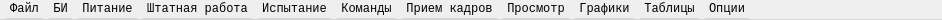
<?xml version="1.0" encoding="UTF-8"?>
<ui version="4.0">
 <class>KiaMenuBar</class>
 <widget class="QMenuBar" name="KiaMenuBar">
  <property name="geometry">
   <rect>
    <x>0</x>
    <y>0</y>
    <width>942</width>
    <height>20</height>
   </rect>
  </property>
  <property name="sizePolicy">
   <sizepolicy hsizetype="Maximum" vsizetype="Minimum">
    <horstretch>0</horstretch>
    <verstretch>0</verstretch>
   </sizepolicy>
  </property>
  <property name="font">
   <font>
    <family>Monospace</family>
    <pointsize>9</pointsize>
   </font>
  </property>
  <property name="windowTitle">
   <string>MenuBar</string>
  </property>
  <property name="defaultUp">
   <bool>false</bool>
  </property>
  <widget class="QMenu" name="menu_bi">
   <property name="title">
    <string>БИ</string>
   </property>
   <widget class="QMenu" name="menu_power">
    <property name="title">
     <string>Питание</string>
    </property>
    <addaction name="power_on"/>
    <addaction name="power_off"/>
    <addaction name="separator"/>
    <addaction name="change_state_power"/>
    <addaction name="set_power_main"/>
    <addaction name="set_power_rezerv"/>
   </widget>
   <widget class="QMenu" name="menu_1s">
    <property name="title">
     <string>Генерация секундной метки</string>
    </property>
    <addaction name="second_mark_on"/>
    <addaction name="second_mark_off"/>
    <addaction name="separator"/>
    <addaction name="change_state_1s"/>
    <addaction name="set_1s_main"/>
    <addaction name="set_1s_rezerv"/>
   </widget>
   <widget class="QMenu" name="menu_imitator">
    <property name="title">
     <string>Имитатор</string>
    </property>
    <addaction name="imitator_on"/>
    <addaction name="imitator_off"/>
   </widget>
   <widget class="QMenu" name="menu_13">
    <property name="title">
     <string>Команды управления</string>
    </property>
    <addaction name="control_power_on"/>
    <addaction name="control_power_off"/>
   </widget>
   <addaction name="menu_power"/>
   <addaction name="menu_1s"/>
   <addaction name="menu_imitator"/>
   <addaction name="menu_13"/>
  </widget>
  <widget class="QMenu" name="menu_4">
   <property name="title">
    <string>Питание</string>
   </property>
   <addaction name="state_on"/>
   <addaction name="state_off"/>
  </widget>
  <widget class="QMenu" name="menu_stated_work">
   <property name="title">
    <string>Штатная работа</string>
   </property>
  </widget>
  <widget class="QMenu" name="menu_all_exp">
   <property name="title">
    <string>Испытание</string>
   </property>
   <widget class="QMenu" name="menu_pci">
    <property name="title">
     <string>Приемо-сдаточные испытания (ПСИ)</string>
    </property>
   </widget>
   <widget class="QMenu" name="menu_res">
    <property name="title">
     <string>Ресурсные испытания</string>
    </property>
   </widget>
   <addaction name="set_auto_exp"/>
   <addaction name="menu_pci"/>
   <addaction name="menu_res"/>
  </widget>
  <widget class="QMenu" name="menu_commands">
   <property name="title">
    <string>Команды</string>
   </property>
  </widget>
  <widget class="QMenu" name="menu_windows">
   <property name="title">
    <string>Просмотр</string>
   </property>
  </widget>
  <widget class="QMenu" name="menu_tables">
   <property name="title">
    <string>Таблицы</string>
   </property>
  </widget>
  <widget class="QMenu" name="menu_settings">
   <property name="title">
    <string>Опции</string>
   </property>
   <addaction name="set_to_define_address_dev"/>
  </widget>
  <widget class="QMenu" name="menu_get_frames">
   <property name="title">
    <string>Прием кадров</string>
   </property>
  </widget>
  <widget class="QMenu" name="menu_plots">
   <property name="title">
    <string>Графики</string>
   </property>
  </widget>
  <widget class="QMenu" name="menu_file">
   <property name="title">
    <string>Файл</string>
   </property>
   <widget class="QMenu" name="menu_profile">
    <property name="title">
     <string>Профиль</string>
    </property>
    <addaction name="add_profile"/>
   </widget>
   <addaction name="menu_profile"/>
  </widget>
  <action name="power_on">
   <property name="text">
    <string>Включить</string>
   </property>
   <property name="shortcut">
    <string>Ctrl+P</string>
   </property>
  </action>
  <action name="power_off">
   <property name="text">
    <string>Отключить</string>
   </property>
   <property name="shortcut">
    <string>Alt+P</string>
   </property>
  </action>
  <action name="second_mark_on">
   <property name="text">
    <string>Включить</string>
   </property>
   <property name="shortcut">
    <string>Ctrl+S</string>
   </property>
  </action>
  <action name="second_mark_off">
   <property name="text">
    <string>Отключить</string>
   </property>
   <property name="shortcut">
    <string>Alt+S</string>
   </property>
  </action>
  <action name="state_on">
   <property name="text">
    <string>Участок включения</string>
   </property>
  </action>
  <action name="state_off">
   <property name="text">
    <string>Участок выключения</string>
   </property>
  </action>
  <action name="set_auto_exp">
   <property name="text">
    <string>Автономные испытания (АИ)</string>
   </property>
  </action>
  <action name="set_to_define_address_dev">
   <property name="text">
    <string>Определить адрес устройств</string>
   </property>
  </action>
  <action name="imitator_on">
   <property name="text">
    <string>Включить</string>
   </property>
   <property name="shortcut">
    <string>Ctrl+I</string>
   </property>
  </action>
  <action name="control_power_on">
   <property name="text">
    <string>Включить питание</string>
   </property>
   <property name="shortcut">
    <string>Ctrl+K</string>
   </property>
  </action>
  <action name="control_power_off">
   <property name="text">
    <string>Выключить питание</string>
   </property>
   <property name="shortcut">
    <string>Alt+K</string>
   </property>
  </action>
  <action name="imitator_off">
   <property name="text">
    <string>Выключить</string>
   </property>
   <property name="shortcut">
    <string>Alt+I</string>
   </property>
  </action>
  <action name="set_power_main">
   <property name="checkable">
    <bool>true</bool>
   </property>
   <property name="text">
    <string>Режим опроса КП основной</string>
   </property>
  </action>
  <action name="set_power_rezerv">
   <property name="checkable">
    <bool>true</bool>
   </property>
   <property name="text">
    <string>Режим опроса КП резервный</string>
   </property>
  </action>
  <action name="set_1s_main">
   <property name="checkable">
    <bool>true</bool>
   </property>
   <property name="text">
    <string>Основной канал</string>
   </property>
  </action>
  <action name="set_1s_rezerv">
   <property name="checkable">
    <bool>true</bool>
   </property>
   <property name="text">
    <string>Резервный канал</string>
   </property>
  </action>
  <action name="set_profile">
   <property name="text">
    <string>Текущий профиль</string>
   </property>
  </action>
  <action name="add_profile">
   <property name="text">
    <string>Настройки профиля</string>
   </property>
  </action>
  <action name="change_state_power">
   <property name="text">
    <string>Изменить состояние</string>
   </property>
  </action>
  <action name="change_state_1s">
   <property name="text">
    <string>Изменить состояние</string>
   </property>
  </action>
  <addaction name="menu_file"/>
  <addaction name="menu_bi"/>
  <addaction name="menu_4"/>
  <addaction name="menu_stated_work"/>
  <addaction name="menu_all_exp"/>
  <addaction name="menu_commands"/>
  <addaction name="menu_get_frames"/>
  <addaction name="menu_windows"/>
  <addaction name="menu_plots"/>
  <addaction name="menu_tables"/>
  <addaction name="menu_settings"/>
 </widget>
 <resources/>
 <connections/>
</ui>
